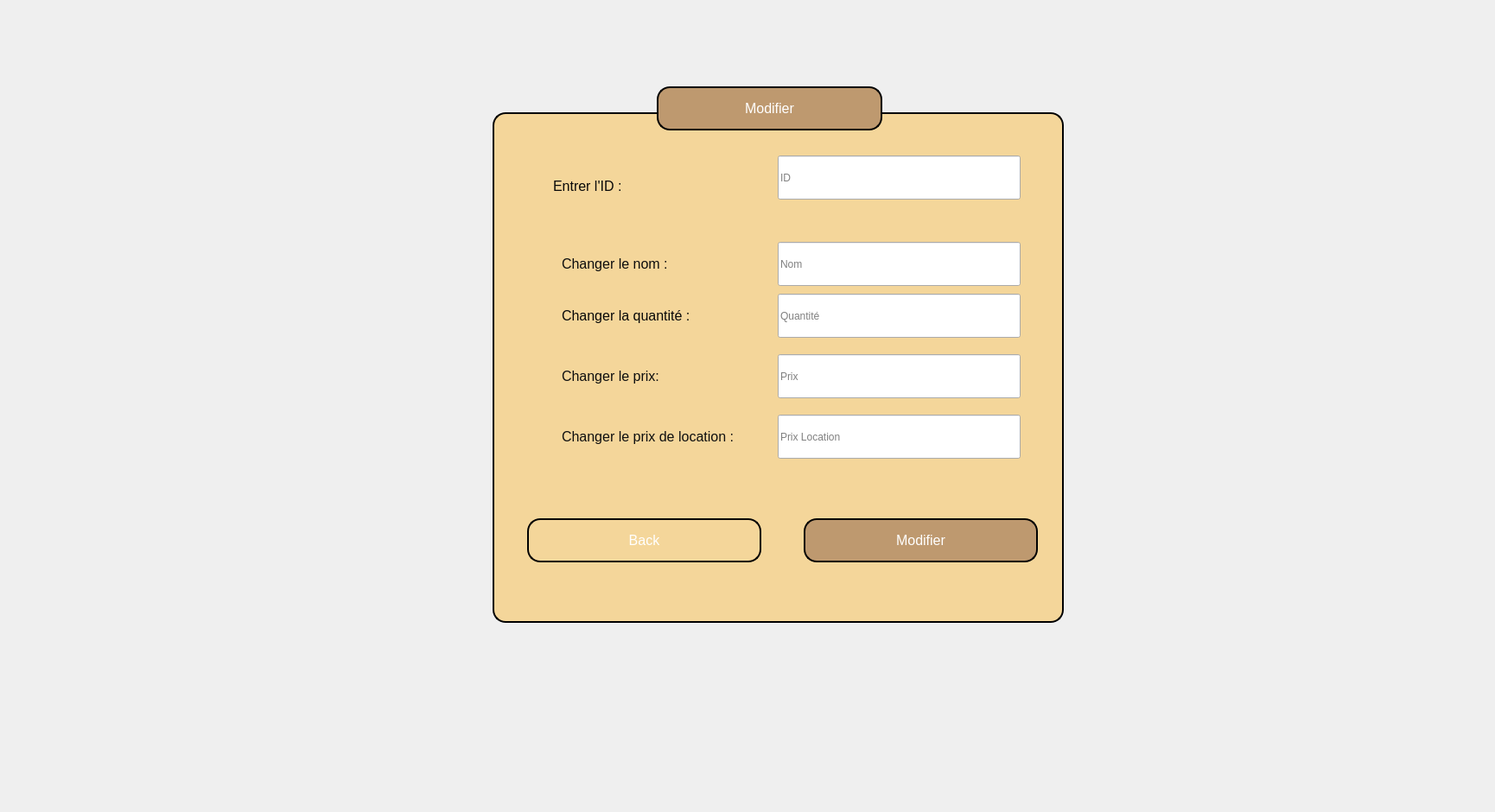
    <widget class="QWidget" name="modifiereq">
     <widget class="QLabel" name="label_39">
      <property name="geometry">
       <rect>
        <x>650</x>
        <y>410</y>
        <width>271</width>
        <height>51</height>
       </rect>
      </property>
      <property name="styleSheet">
       <string notr="true">/* Style pour la label */
QLabel {
    font-size: 12pt; /* Taille de la police */
    
	color: rgb(15, 15, 15);
}
</string>
      </property>
      <property name="text">
       <string>Changer le prix:</string>
      </property>
     </widget>
     <widget class="QLabel" name="label_46">
      <property name="geometry">
       <rect>
        <x>640</x>
        <y>190</y>
        <width>271</width>
        <height>51</height>
       </rect>
      </property>
      <property name="styleSheet">
       <string notr="true">/* Style pour la label */
QLabel {
    font-size: 12pt; /* Taille de la police */
   
	color: rgb(9, 9, 9);
}
</string>
      </property>
      <property name="text">
       <string>Entrer l'ID :</string>
      </property>
     </widget>
     <widget class="QLabel" name="label_41">
      <property name="geometry">
       <rect>
        <x>650</x>
        <y>340</y>
        <width>271</width>
        <height>51</height>
       </rect>
      </property>
      <property name="styleSheet">
       <string notr="true">/* Style pour la label */
QLabel {
    font-size: 12pt; /* Taille de la police */
   
	color: rgb(8, 8, 8);
}
</string>
      </property>
      <property name="text">
       <string>Changer la quantité :</string>
      </property>
     </widget>
     <widget class="QPushButton" name="modifier_Buttoneq">
      <property name="geometry">
       <rect>
        <x>930</x>
        <y>600</y>
        <width>271</width>
        <height>51</height>
       </rect>
      </property>
      <property name="styleSheet">
       <string notr="true">QPushButton {
    font-size: 12pt; /* Larger font size */
    border: 2px solid #000000; /* Black border */
    border-radius: 15px; /* Rounded corners */
    padding: 10px 20px; /* Padding */
    color: #ffffff; /* White text */
    background-color: #be996f; /* Gold background */
}

QPushButton:hover {
    background-color: #8b5f3d; /* Darker gold on hover */
}

QPushButton:pressed {
    background-color: #9e4b0f; /* Darker gold when pressed */
}</string>
      </property>
      <property name="text">
       <string>Modifier</string>
      </property>
     </widget>
     <widget class="QPushButton" name="pushButton_42">
      <property name="geometry">
       <rect>
        <x>570</x>
        <y>130</y>
        <width>661</width>
        <height>591</height>
       </rect>
      </property>
      <property name="styleSheet">
       <string notr="true">QPushButton {
    font-size: 12pt; /* Larger font size */
    border: 2px solid #000000; /* Black border */
    border-radius: 15px; /* Rounded corners */
    padding: 12px 24px; /* Increased padding for better spacing */
    color: #ffffff; /* White text */
    background-color: #f4d69a; /* Gold background */
}

</string>
      </property>
      <property name="text">
       <string/>
      </property>
     </widget>
     <widget class="QLineEdit" name="quantite_u_2">
      <property name="geometry">
       <rect>
        <x>900</x>
        <y>340</y>
        <width>281</width>
        <height>51</height>
       </rect>
      </property>
      <property name="styleSheet">
       <string notr="true">font-size: 16px; /* Taille de la police */
    font-weight: bold; /* Police en gras */
    color: #8B4513; /* Couleur marron */
    background-color: #FFF5E1; /* Couleur de fond beige */
    padding: 10px; /* Remplissage intérieur */
    border-radius: 10px; /* Coins arrondis */
    border: 2px solid #8B4513; /* Bordure marron */
    text-align: center; /* Alignement centré du texte */
    max-width: 200px; /* Largeur maximale */
    margin: 0 auto; /* Centrage horizontal */
    box-shadow: 2px 2px 5px rgba(0, 0, 0, 0.2); /* Ombre portée *</string>
      </property>
      <property name="placeholderText">
       <string>Quantité</string>
      </property>
     </widget>
     <widget class="QLineEdit" name="id_u">
      <property name="geometry">
       <rect>
        <x>900</x>
        <y>180</y>
        <width>281</width>
        <height>51</height>
       </rect>
      </property>
      <property name="styleSheet">
       <string notr="true">font-size: 16px; /* Taille de la police */
    font-weight: bold; /* Police en gras */
    color: #8B4513; /* Couleur marron */
    background-color: #FFF5E1; /* Couleur de fond beige */
    padding: 10px; /* Remplissage intérieur */
    border-radius: 10px; /* Coins arrondis */
    border: 2px solid #8B4513; /* Bordure marron */
    text-align: center; /* Alignement centré du texte */
    max-width: 200px; /* Largeur maximale */
    margin: 0 auto; /* Centrage horizontal */
    box-shadow: 2px 2px 5px rgba(0, 0, 0, 0.2); /* Ombre portée *</string>
      </property>
      <property name="placeholderText">
       <string>ID</string>
      </property>
     </widget>
     <widget class="QLabel" name="label_47">
      <property name="geometry">
       <rect>
        <x>650</x>
        <y>280</y>
        <width>271</width>
        <height>51</height>
       </rect>
      </property>
      <property name="styleSheet">
       <string notr="true">/* Style pour la label */
QLabel {
    font-size: 12pt; /* Taille de la police */
 /* Couleur marron */
	color: rgb(13, 13, 13);
}
</string>
      </property>
      <property name="text">
       <string>Changer le nom :</string>
      </property>
     </widget>
     <widget class="QPushButton" name="pushButton_43">
      <property name="geometry">
       <rect>
        <x>760</x>
        <y>100</y>
        <width>261</width>
        <height>51</height>
       </rect>
      </property>
      <property name="styleSheet">
       <string notr="true">QPushButton {
    font-size: 12pt; /* Larger font size */
    border: 2px solid #000000; /* Black border */
    border-radius: 15px; /* Rounded corners */
    padding: 12px 24px; /* Increased padding for better spacing */
    color: #ffffff; /* White text */
    background-color: #be996f; /* Gold background */
}

QPushButton:hover {
    background-color: #8b5f3d; /* Darker gold on hover */
}

QPushButton:pressed {
    background-color: #9e4b0f; /* Darker gold when pressed */
}
</string>
      </property>
      <property name="text">
       <string>Modifier</string>
      </property>
     </widget>
     <widget class="QPushButton" name="BackModifireq">
      <property name="geometry">
       <rect>
        <x>610</x>
        <y>600</y>
        <width>271</width>
        <height>51</height>
       </rect>
      </property>
      <property name="styleSheet">
       <string notr="true">QPushButton {
    font-size: 12pt; /* Larger font size */
    border: 2px solid #000000; /* Black border */
    border-radius: 15px; /* Rounded corners */
    padding: 10px 20px; /* Padding */
    color: #ffffff; /* White text */
    background-color: #f4d69a; /* Gold background */
}

QPushButton:hover {
    background-color: #e0b75e; /* Lighter gold on hover */
}

QPushButton:pressed {
    background-color: #d0a04c; /* Slightly darker gold when pressed */
}</string>
      </property>
      <property name="text">
       <string>Back</string>
      </property>
     </widget>
     <widget class="QLineEdit" name="nom_u_3">
      <property name="geometry">
       <rect>
        <x>900</x>
        <y>280</y>
        <width>281</width>
        <height>51</height>
       </rect>
      </property>
      <property name="styleSheet">
       <string notr="true">font-size: 16px; /* Taille de la police */
    font-weight: bold; /* Police en gras */
    color: #8B4513; /* Couleur marron */
    background-color: #FFF5E1; /* Couleur de fond beige */
    padding: 10px; /* Remplissage intérieur */
    border-radius: 10px; /* Coins arrondis */
    border: 2px solid #8B4513; /* Bordure marron */
    text-align: center; /* Alignement centré du texte */
    max-width: 200px; /* Largeur maximale */
    margin: 0 auto; /* Centrage horizontal */
    box-shadow: 2px 2px 5px rgba(0, 0, 0, 0.2); /* Ombre portée *</string>
      </property>
      <property name="placeholderText">
       <string>Nom</string>
      </property>
     </widget>
     <widget class="QLineEdit" name="prixLoc_u_2">
      <property name="geometry">
       <rect>
        <x>900</x>
        <y>480</y>
        <width>281</width>
        <height>51</height>
       </rect>
      </property>
      <property name="styleSheet">
       <string notr="true">font-size: 16px; /* Taille de la police */
    font-weight: bold; /* Police en gras */
    color: #8B4513; /* Couleur marron */
    background-color: #FFF5E1; /* Couleur de fond beige */
    padding: 10px; /* Remplissage intérieur */
    border-radius: 10px; /* Coins arrondis */
    border: 2px solid #8B4513; /* Bordure marron */
    text-align: center; /* Alignement centré du texte */
    max-width: 200px; /* Largeur maximale */
    margin: 0 auto; /* Centrage horizontal */
    box-shadow: 2px 2px 5px rgba(0, 0, 0, 0.2); /* Ombre portée *</string>
      </property>
      <property name="placeholderText">
       <string>Prix Location</string>
      </property>
     </widget>
     <widget class="QLabel" name="label_50">
      <property name="geometry">
       <rect>
        <x>650</x>
        <y>480</y>
        <width>271</width>
        <height>51</height>
       </rect>
      </property>
      <property name="styleSheet">
       <string notr="true">/* Style pour la label */
QLabel {
    font-size: 12pt; /* Taille de la police */
    
	color: rgb(15, 15, 15);
}
</string>
      </property>
      <property name="text">
       <string>Changer le prix de location :</string>
      </property>
     </widget>
     <widget class="QLineEdit" name="prix_u_2">
      <property name="geometry">
       <rect>
        <x>900</x>
        <y>410</y>
        <width>281</width>
        <height>51</height>
       </rect>
      </property>
      <property name="styleSheet">
       <string notr="true">font-size: 16px; /* Taille de la police */
    font-weight: bold; /* Police en gras */
    color: #8B4513; /* Couleur marron */
    background-color: #FFF5E1; /* Couleur de fond beige */
    padding: 10px; /* Remplissage intérieur */
    border-radius: 10px; /* Coins arrondis */
    border: 2px solid #8B4513; /* Bordure marron */
    text-align: center; /* Alignement centré du texte */
    max-width: 200px; /* Largeur maximale */
    margin: 0 auto; /* Centrage horizontal */
    box-shadow: 2px 2px 5px rgba(0, 0, 0, 0.2); /* Ombre portée *</string>
      </property>
      <property name="placeholderText">
       <string>Prix</string>
      </property>
     </widget>
     <widget class="QLabel" name="label_187">
      <property name="geometry">
       <rect>
        <x>1370</x>
        <y>50</y>
        <width>291</width>
        <height>241</height>
       </rect>
      </property>
      <property name="text">
       <string/>
      </property>
      <property name="pixmap">
       <pixmap>../../Downloads/422871135_3753649611547138_2993912555110327539_n-removebg-preview.png</pixmap>
      </property>
      <property name="scaledContents">
       <bool>true</bool>
      </property>
     </widget>
     <widget class="QLabel" name="label_188">
      <property name="geometry">
       <rect>
        <x>-120</x>
        <y>110</y>
        <width>1721</width>
        <height>821</height>
       </rect>
      </property>
      <property name="text">
       <string/>
      </property>
      <property name="pixmap">
       <pixmap>../../Downloads/fablab-1020x512.jpg</pixmap>
      </property>
      <property name="scaledContents">
       <bool>true</bool>
      </property>
     </widget>
     <zorder>label_188</zorder>
     <zorder>pushButton_42</zorder>
     <zorder>label_39</zorder>
     <zorder>label_46</zorder>
     <zorder>label_41</zorder>
     <zorder>modifier_Buttoneq</zorder>
     <zorder>quantite_u_2</zorder>
     <zorder>id_u</zorder>
     <zorder>label_47</zorder>
     <zorder>pushButton_43</zorder>
     <zorder>BackModifireq</zorder>
     <zorder>nom_u_3</zorder>
     <zorder>prixLoc_u_2</zorder>
     <zorder>label_50</zorder>
     <zorder>prix_u_2</zorder>
     <zorder>label_187</zorder>
    </widget>
